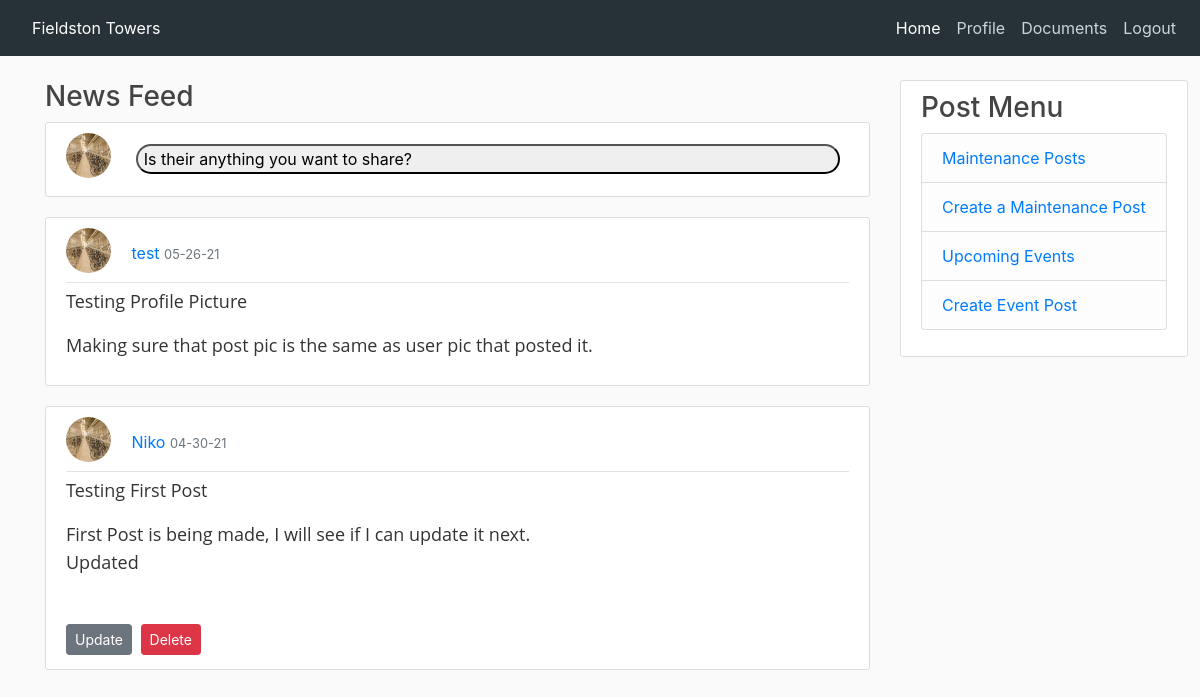
Screenshot of /home (signed in) with the database file from the repository.
### app/models.py (models this page shows, shortened)
class User(UserMixin, db.Model):
    id = db.Column(db.Integer, primary_key=True)
    username = db.Column(db.String(20), unique=True, nullable=False)
    first_name = db.Column(db.String(60), nullable=False)
    last_name = db.Column(db.String(60), nullable=False)
    phone_number = db.Column(db.String())
    email = db.Column(db.String(120), unique=True, nullable=False)
    profile_img = db.Column(db.String(20), default='default.jpg')
    password_hash = db.Column(db.String(128), nullable=False)
    email_notification = db.Column(db.Boolean, default=False)
    text_notification = db.Column(db.Boolean, default=False)
    posts = db.relationship('CommunityBoard', backref='author', lazy=True)
    maintenances = db.relationship('Maintenance', backref='author', lazy=True)
    events = db.relationship('Event', backref='author', lazy=True)
    admin = db.Column(db.Boolean, default=False)

class CommunityBoard(db.Model):
    id = db.Column(db.Integer, primary_key=True)
    title = db.Column(db.String)
    post_img = db.Column(db.String(20), nullable=True)
    body = db.Column(db.String)
    user_id = db.Column(db.Integer, db.ForeignKey('user.id'))
    timestamp = db.Column(db.DateTime, default=datetime.utcnow())

### app/routes.py (the view, shortened to what this page needs)
@app.route('/home', methods=['GET', 'POST'])
@login_required
def home():
    image_file = url_for('static', filename='profile_pics/default.jpeg')
    form = CommunityBoardForm()
    posts = CommunityBoard.query.order_by(CommunityBoard.timestamp.desc()).all()
    maintenance_posts = Maintenance.query.order_by(Maintenance.timestamp.desc()).limit(2).all()
    return render_template('home.html', form=form, posts=posts, maintenance_posts=maintenance_posts,
                           image_file=image_file)

### app/models.py (called while the page is built)
@login.user_loader
def load_user(id):
    return User.query.get(int(id))

### app/templates/home.html (shortened to what this page needs)
{% extends "base_login.html" %}
{% block content %}
<main>
    <h3>News Feed</h3>
    <article class="media content-section">
        <img class="rounded-circle article-img"
             src="{{ url_for('static', filename='profile_pics/' + current_user.profile_img) }}">
        <button class="open-button buttonStyle" id="myBtn">
            Is their anything you want to share?
        </button>
    </article>
    {% for post in posts %}
    <article class="media content-section">
        <div class="media-body">
            <div class="article-metadata">
                <img class="rounded-circle article-img"
                     src="{{ url_for('static', filename='profile_pics/' + post.author.profile_img) }}">
                <a href="{{ url_for('user', username=post.author.username) }}">{{ post.author.username }}</a>
                <small class="text-muted">{{ post.timestamp.strftime('%m-%d-%y') }}</small>
            </div>
            <p class="article-content">{{ post.title}}</p>
            <p class="article-content">{{ post.body }}</p>
            {% if post.author == current_user %}
            <div>
                <a class="btn btn-secondary btn-sm mt-1 mb-1" href="{{ url_for('update_post', post_id=post.id) }}">Update</a>
                <button type="button" class="btn btn-danger btn-sm m-1" data-toggle="modal" data-target="#deleteModal">
                    Delete
                </button>
            </div>
            {% endif %}
        </div>
    </article>
    {% endfor %}
</main>
{% endblock content %}

### app/static/css/base_login.css (style rules this page uses)
body { background: #fafafa; color: #333333; margin-top: 5rem; }
h1, h2, h3, h4, h5, h6 { color: #444444; }
.content-section { background: #ffffff; padding: 10px 20px; border: 1px solid #dddddd; border-radius: 3px; margin-bottom: 20px; }
.article-content { white-space: pre-line; font-size: 18px; font-weight: 400; line-height: 28px; font-family: 'Open Sans', sans-serif; }
.article-img { height: 45px; width: 45px; margin-right: 16px; margin-bottom: 8px; }
.article-metadata { padding-bottom: 1px; margin-bottom: 4px; border-bottom: 1px solid #e3e3e3 }
.buttonStyle { display: flex; margin: auto; width: 90%; border-radius: 20px; }

### rows the page displays
User: profile_img (picture)
CommunityBoard: profile_img (picture), author.username "test", timestamp "05-26-21", title "Testing Profile Picture", body "Making sure that post pic is the same as user pic that posted it."
CommunityBoard: profile_img (picture), author.username "Niko", timestamp "04-30-21", title "Testing First Post", body "First Post is being made, I will see if I can update it next. Updated"
